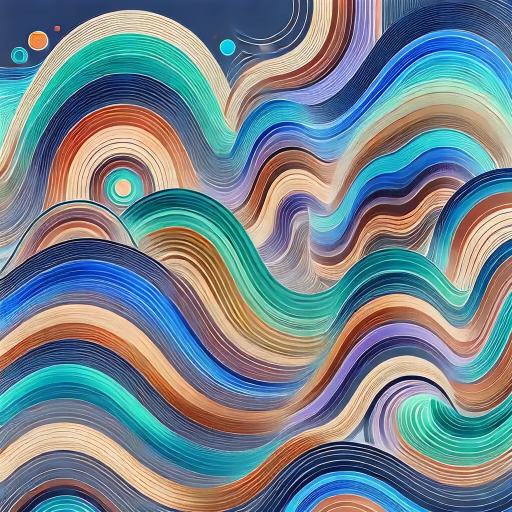
#> input picture Algorithmics/Final_exam/ex_01/img/img_13_negative.webp, 1024 x 1024 px (shown at 1/2 size); its folder holds 2 pictures in this run
$ python performance.py
#> lines starting #> are read from the running program, lines starting #| are printed output that depends on the picture
### Algorithmics/Final_exam/ex_01/ex_01_hash.py
import numpy as np
import os
from PIL import Image
import matplotlib.pyplot as plt
import matplotlib.gridspec as gridspec
from concurrent.futures import ProcessPoolExecutor
from hashlib import md5
from scipy.spatial.distance import cdist

def image_to_matrix(image_path, target_size):
#> called with image_path = 'img/img_13_negative.webp', target_size = (256, 256)
    image = Image.open(image_path).convert('RGB')
#> image is the input picture: PIL image 1024x1024 RGB; mean R, G, B 114.6, 132.3, 141.3
    image = image.resize(target_size, Image.LANCZOS)
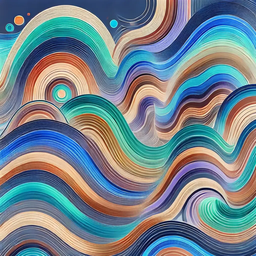
#> image: PIL image 256x256 RGB; mean R, G, B 114.6, 132.3, 141.3
    return np.array(image, dtype=np.float32)

def extract_vertical_lines(image_rgb):
    return np.moveaxis(image_rgb, 1, 0)

def normalize_vectors(vectors):
    norms = np.linalg.norm(vectors, axis=1, keepdims=True)
    norms[norms == 0] = 1
    return vectors / norms

def compute_hash_for_block(block):
    block_bytes = block.tobytes()
    return int(md5(block_bytes).hexdigest(), 16)

def process_image_blocks(image, n):
    blocks = []
    max_lines = image.shape[0]
    for k in range(0, max_lines - n + 1, n):
        block = image[k:k + n]
        block_hash = compute_hash_for_block(block)
        blocks.append((k, k + n, block_hash))
    return blocks

def compare_blocks(blocks1, blocks2, i, j, hash_range):
    similar_blocks = []
    for (k1_start, k1_end, hash1) in blocks1:
        for (k2_start, k2_end, hash2) in blocks2:
            if i == j and k1_start == k2_start:
                continue
            if abs(hash1 - hash2) <= hash_range:
                similar_blocks.append((i, j, k1_start, k1_end, k2_start, k2_end))
    return similar_blocks

# [36 lines left out: functions compute_cosine_similarities_batch, process_image_pairs, visualize_similar_lines, not called in this run]

def main(n):
    target_size = (256, 256)
    hash_range = 5000**5000
    list_images = os.listdir('img')
    matrix_images = [image_to_matrix(os.path.join('img', img), target_size) for img in list_images]
#> call 2 of image_to_matrix, with image_path = 'img/img_14.webp', target_size = (256, 256)
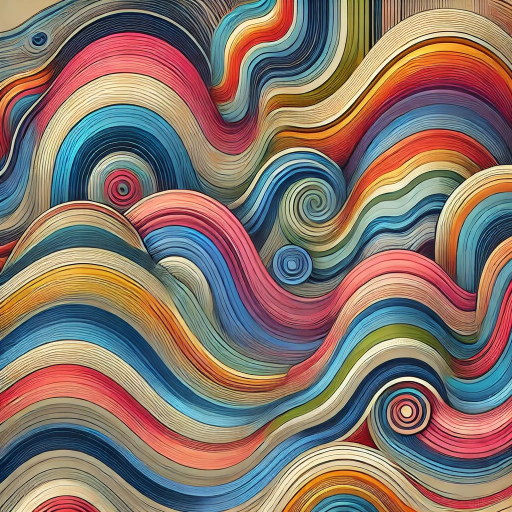
#> input picture Algorithmics/Final_exam/ex_01/img/img_14.webp, 1024 x 1024 px (shown at 1/2 size)
#> in image_to_matrix, image is the input picture: PIL image 1024x1024 RGB; mean R, G, B 135.4, 116.7, 107
#> in image_to_matrix (call 2), `image = image.resize(target_size, Image.LANCZOS)`:
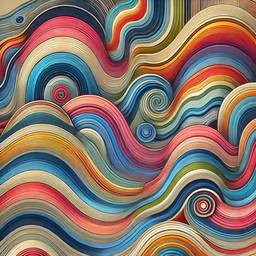
#> image: PIL image 256x256 RGB; mean R, G, B 135.4, 116.7, 107.1
    vertical_lines = [extract_vertical_lines(img) for img in matrix_images]
#> vertical_lines = 2 items
    normalized_lines = [normalize_vectors(lines.reshape(lines.shape[0], -1)) for lines in vertical_lines]
#> normalized_lines = 2 items

    num_features = normalized_lines[0].shape[1]
#> num_features = 768
    for lines in normalized_lines:
        if lines.shape[1] != num_features:
            raise ValueError("All images must have the same number of features after normalization")
#> this loop made 2 passes

    image_blocks = [process_image_blocks(lines, n) for lines in normalized_lines]
#> image_blocks = 2 items
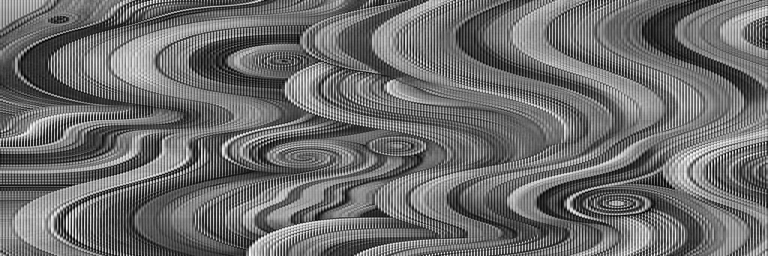
#> lines: shape (256, 768) float32; min 0, max 0.0763, mean 0.0328; drawn with min black and max white

    similar_blocks = []
    for i in range(len(image_blocks)):
        for j in range(i, len(image_blocks)):
            similar_blocks.extend(compare_blocks(image_blocks[i], image_blocks[j], i, j, hash_range))
#> this loop made 1 pass
#> after the loop, similar_blocks = []

    tasks = []
    for (i, j, k1_start, k1_end, k2_start, k2_end) in similar_blocks:
        tasks.append((i, j, normalized_lines[i], normalized_lines[j], [(k1_start, k1_end, k2_start, k2_end)], n))

    num_cores = os.cpu_count()
    with ProcessPoolExecutor(max_workers=num_cores) as executor:
        results = executor.map(process_image_pairs, tasks)

    index_similarities = [item for sublist in results for item in sublist]
    index_similarities.sort(key=lambda x: x[4], reverse=True)

    print("Most similar vertical line groups:")
    for idx in range(min(10, len(index_similarities))):
        img1_idx, img2_idx, range1, range2, similarity = index_similarities[idx]
        print(f"Image {list_images[img1_idx]} and Image {list_images[img2_idx]}")
        print(f"Vertical lines {range1[0]}-{range1[1] - 1} and {range2[0]}-{range2[1] - 1}")
        print(f"Cosine similarity: {similarity:.4f}")
        print()

        visualize_similar_lines(
            matrix_images[img1_idx],
            matrix_images[img2_idx],
            range1,
            range2,
            similarity,
            n,
            list_images[img1_idx],
            list_images[img2_idx]
        )
    return index_similarities

# [2 lines that do not run on import are left out]

### Algorithmics/Final_exam/ex_01/performance.py
import timeit

from numpy.ma.extras import average

import ex_01_hash
import ex_01_cosine

import matplotlib.pyplot as plt


def test_performance():
    ranges = [1, 20, 50, 100, 200]
    times_hash = []
    times_cosine = []

    average_sim_hash = []
    average_sim_cosine = []

    for n in ranges:
        print(f"Testing with n = {n}")
        print(f"Hash")
        start_time = timeit.default_timer()
        similarities_hash = ex_01_hash.main(n)
        end_time = timeit.default_timer()
        times_hash.append(end_time - start_time)

        print(f"Cosine")
        start_time = timeit.default_timer()
        similarities_cosine = ex_01_cosine.main(n)
        end_time = timeit.default_timer()
        times_cosine.append(end_time - start_time)

        average_sim_hash.append(average([similarity for _, _, _, _, similarity in similarities_hash]))
        average_sim_cosine.append(average([similarity for _, _, _, _, similarity in similarities_cosine]))

    # Plotting
    plt.figure(figsize=(10, 5))
    plt.plot(ranges, times_hash, label='Hash time')
    plt.plot(ranges, times_cosine, label='Cosine time')
    plt.xlabel('Number of lines')
    plt.ylabel('Time (s)')
    plt.title('Execution time')
    plt.legend()
    plt.show()

    plt.figure(figsize=(10, 5))
    plt.plot(ranges, average_sim_hash, label='Hash similarity')
    plt.plot(ranges, average_sim_cosine, label='Cosine similarity')
    plt.xlabel('Number of lines')
    plt.ylabel('Similarity')
    plt.title('Average similarity')
    plt.legend()
    plt.show()

#> (the run stopped early here; a loop or call above may not have finished)
